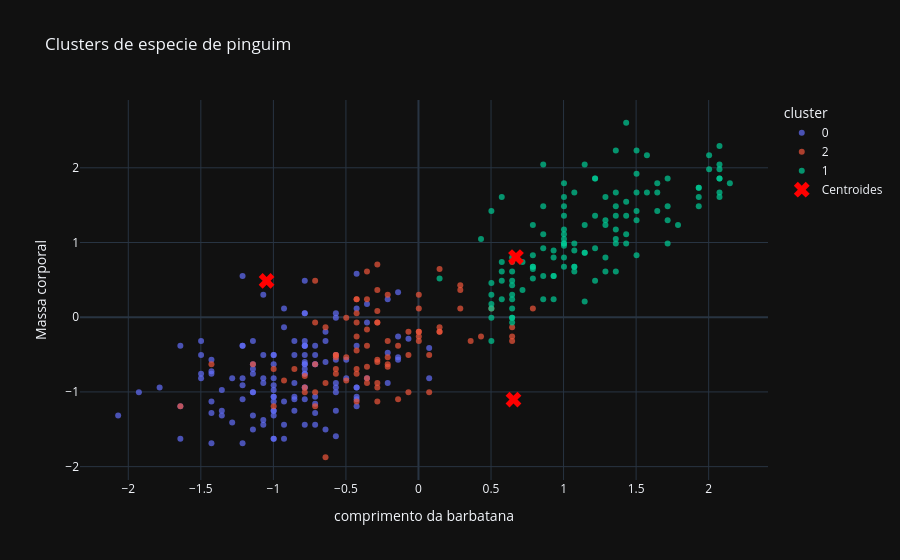

Here is the notebook cell this chart was saved with:
### Code cell
pinguins_clusters = pd.DataFrame({
    'bill_length_mm': penguins_padronizado[0],
    'bill_depth_mm': penguins_padronizado[1],
    'flipper_length_mm': penguins_padronizado[2],
    'body_mass_g': penguins_padronizado[3],
    'cluster': labels.astype(str)
})

fig = px.scatter(pinguins_clusters, x='flipper_length_mm', y='body_mass_g', color='cluster',
                 color_continuous_scale='viridis', opacity=0.7,
                 title='Clusters de especie de pinguim')

fig.add_scatter(x=centroides_padronizados[:, 0], y=centroides_padronizados[:, 1], mode='markers', marker=dict(color='red', symbol='x', size=14), name='Centroides')

fig.update_layout(xaxis_title='comprimento da barbatana', yaxis_title="Massa corporal", legend_title='cluster')
